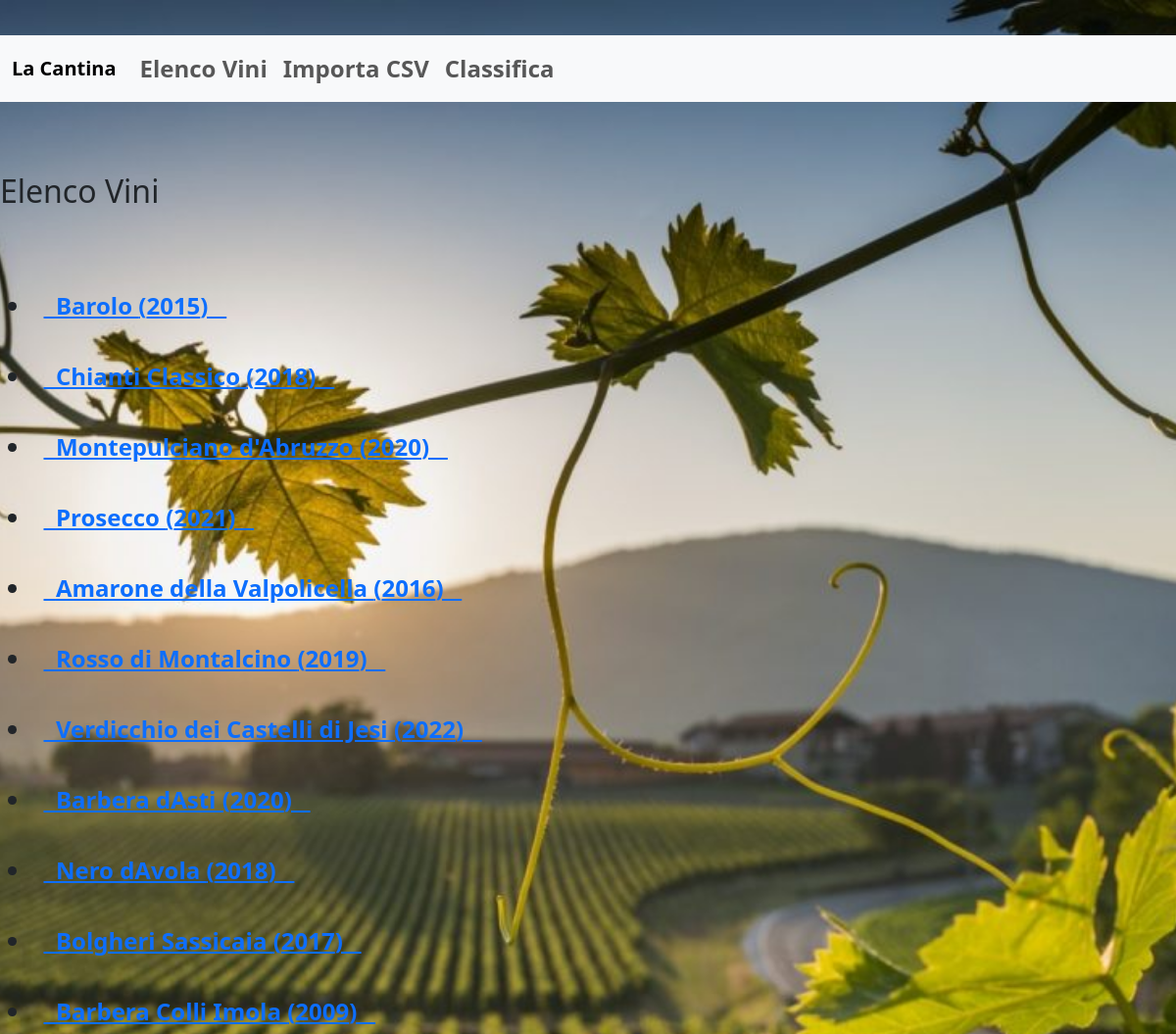
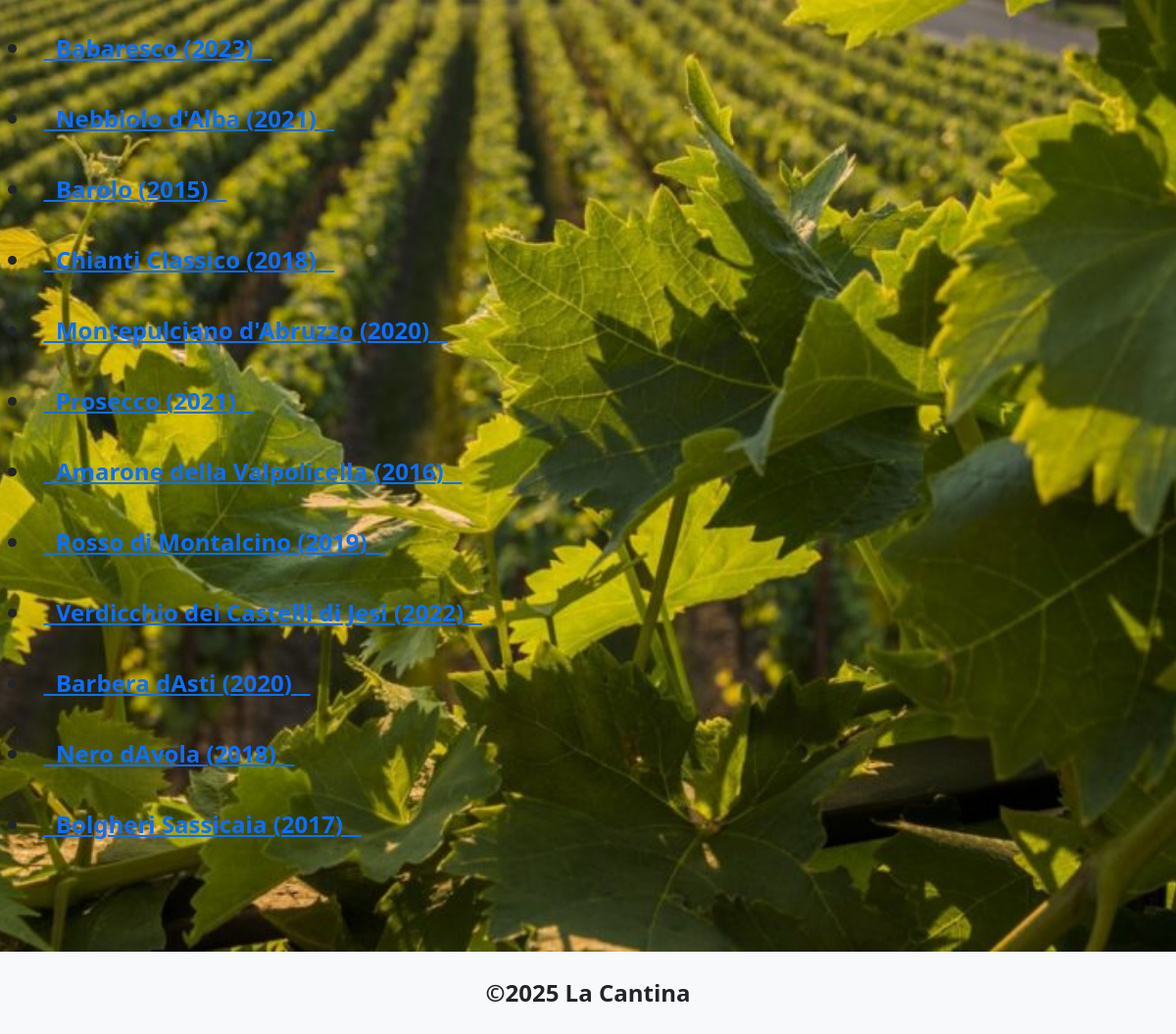
The page / on the database its author committed (2 pictures, top to bottom).
### core/models.py (models this page shows, shortened)
class Wine(models.Model): # trasferisce le caratteristiche del file models su model
    nome = models.CharField(max_length=200)
    cantina = models.CharField(max_length=200)
    regione = models.CharField(max_length=100)
    annata = annata = models.IntegerField(default=2025)
    varietà = models.CharField(max_length=100, blank=True)
    voto_totale = models.PositiveIntegerField(default=0)
    voto_count = models.PositiveIntegerField(default=0)

### core/views.py (the view)
# urls.py: path('', views.WineListView.as_view(), name='wine_list'),
class WineListView(ListView):
    model = Wine
    template_name = 'core/wine_list.html'
    context_object_name = 'object_list'

### core/templates/core/wine_list.html
{% extends 'core/base.html' %}
{% block content %}
    &nbsp; <h2>Elenco Vini</h2>
&nbsp; <ul>
&nbsp;   {% for wine in object_list %}
&nbsp;     <li>
&nbsp;       <a href="{% url 'wine_detail' wine.pk %}">
&nbsp;         {{ wine.nome }} ({{ wine.annata }})
&nbsp;       </a>
&nbsp;     </li>
&nbsp;   {% endfor %}
&nbsp; </ul>
{% endblock %}

### core/templates/core/base.html (shortened to what this page needs)
{% load static %}
<!DOCTYPE html>
<html lang="it">
<head>
<link
    href="https://cdn.jsdelivr.net/npm/bootstrap@5.3.0/dist/css/bootstrap.min.css"
    rel="stylesheet">
    <link href="{% static 'css/main.css' %}" rel="stylesheet">
<link href="{% static 'css/main.css' %}" rel="stylesheet">
</head>
<body style="background-image: url('{% static "img/Vitigno.jpg" %}');
             background-size: cover;
             background-position: center;
             background-repeat: no-repeat;">
&nbsp; <header>
        {% block header %}
        <nav class="navbar navbar-expand-lg navbar-light bg-light">
            <div class="container-fluid">
                <a class="navbar-brand" href="{% url 'wine_list' %}">La Cantina</a>
                <div class="collapse navbar-collapse" id="navbarNav">
                    <ul class="navbar-nav">
                        <li class="nav-item">
                            <a class="nav-link" href="{% url 'wine_list' %}">Elenco Vini</a>
                        </li>
                        <li class="nav-item">
                            <a class="nav-link" href="{% url 'import_wines' %}">Importa CSV</a>
                        </li>
                        <li class="nav-item">
                            <a class="nav-link" href="{% url 'top_wines' %}">Classifica</a>
                        </li>
                    </ul>
                </div>
            </div>
        </nav>
        {% endblock %}
    </header>
&nbsp; <main>
        {% block content %}{% endblock %}
&nbsp; </main>
<footer class="bg-light text-center mt-4 py-4">
&nbsp;   {% block footer %}<large>©2025 La Cantina</large>{% endblock %}
&nbsp; </footer>
</body>
</html>

### static/css/main.css (style rules this page uses)
body { background-color: #f8f4ef; }
body { background-image: url('../img/vitigno.jpg'); background-size: cover; background-position: center; background-repeat: no-repeat; }
body { font-weight: bold; font-size: 1.5em; }

### rows shown on the page
Wine: nome "Barolo", annata "2015"
Wine: nome "Chianti Classico", annata "2018"
Wine: nome "Montepulciano d'Abruzzo", annata "2020"
Wine: nome "Prosecco", annata "2021"
Wine: nome "Amarone della Valpolicella", annata "2016"
Wine: nome "Rosso di Montalcino", annata "2019"
Wine: nome "Verdicchio dei Castelli di Jesi", annata "2022"
Wine: nome "Barbera dAsti", annata "2020"
Wine: nome "Nero dAvola", annata "2018"
Wine: nome "Bolgheri Sassicaia", annata "2017"
Wine: nome "Barbera Colli Imola", annata "2009"
Wine: nome "Babaresco", annata "2023"
Wine: nome "Nebbiolo d'Alba", annata "2021"
Wine: nome "Barolo", annata "2015"
Wine: nome "Chianti Classico", annata "2018"
Wine: nome "Montepulciano d'Abruzzo", annata "2020"
Wine: nome "Prosecco", annata "2021"
Wine: nome "Amarone della Valpolicella", annata "2016"
Wine: nome "Rosso di Montalcino", annata "2019"
Wine: nome "Verdicchio dei Castelli di Jesi", annata "2022"
Wine: nome "Barbera dAsti", annata "2020"
Wine: nome "Nero dAvola", annata "2018"
Wine: nome "Bolgheri Sassicaia", annata "2017"
